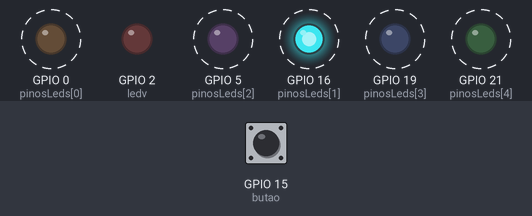
Bench run of a sketch on a simulated ESP32. Parts: output pins drawn as LEDs (lit = HIGH). Dashed ring = blinking. The test bench sets the inputs (shaded band); at power-on: GPIO 15 (butao) HIGH.

Above: at 5.8 s.
5.9 s: GPIO 15 (butao) pulled LOW for 2.85 s
At 7.8 s:
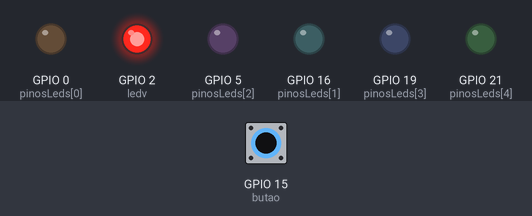
At 9.1 s:
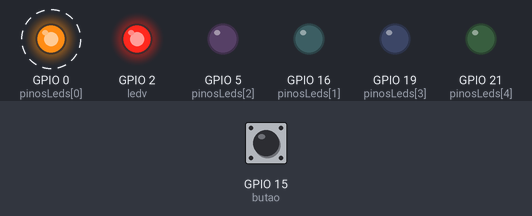
Timing chart, 0 to 23.5 s (numbered marks = the images above; inputs shaded):
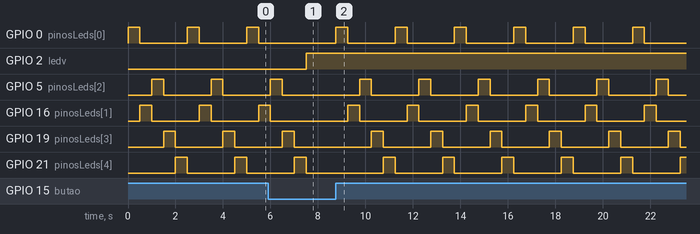

The sketch:

sketch.ino
```cpp
#define qtd_led  5
#define butao 15
#define ledv 2
int pinosLeds [qtd_led] = {0,16,5,19,21};


void setup() {
for(int i=0; i<qtd_led;i++){
  pinMode(pinosLeds[i], OUTPUT);
}
  pinMode(ledv, OUTPUT);
  pinMode(butao, INPUT_PULLUP);
}

void loop() {
  while(digitalRead(butao)==LOW){
    digitalWrite(ledv, HIGH);
    //comentario bugado
  }
for (int i =0; i<qtd_led;i++){
  digitalWrite(pinosLeds[i], HIGH);
  delay(500);
  digitalWrite(pinosLeds[i], LOW);
}

}
```

Measured:
- after the input at 5.9 s, GPIO 2 (ledv): LOW → HIGH after 1.6 s
- by itself, GPIO 0 (pinosLeds[0]): alternates HIGH for 0.50 s and LOW for 2.0 s
- by itself, GPIO 16 (pinosLeds[1]): repeats every 2.5 s: HIGH 0.50 s, LOW 2.0 s
